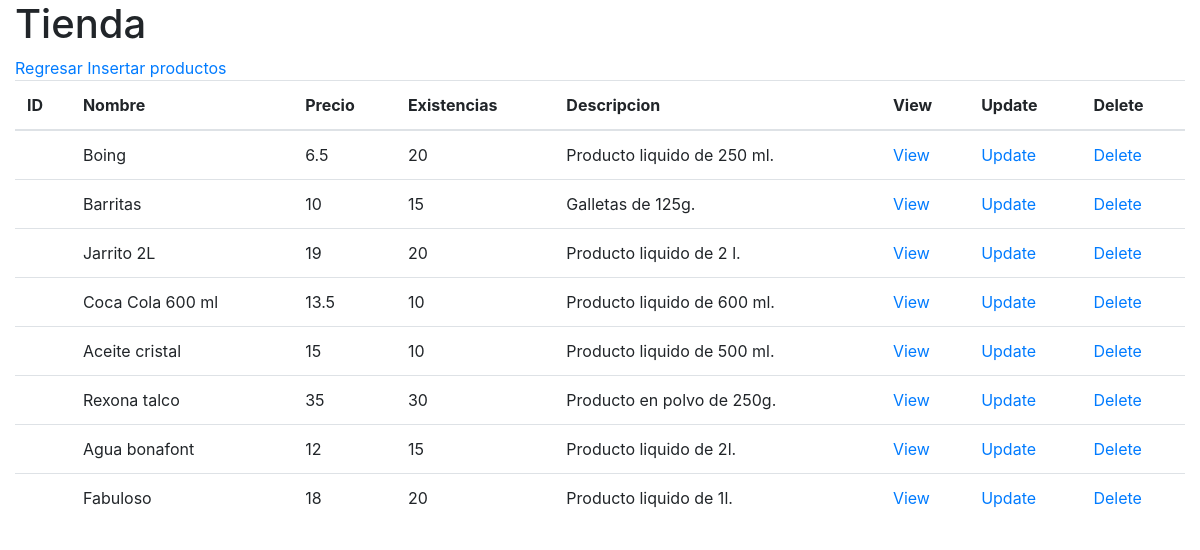
The app's page /productos/index.php, older data.
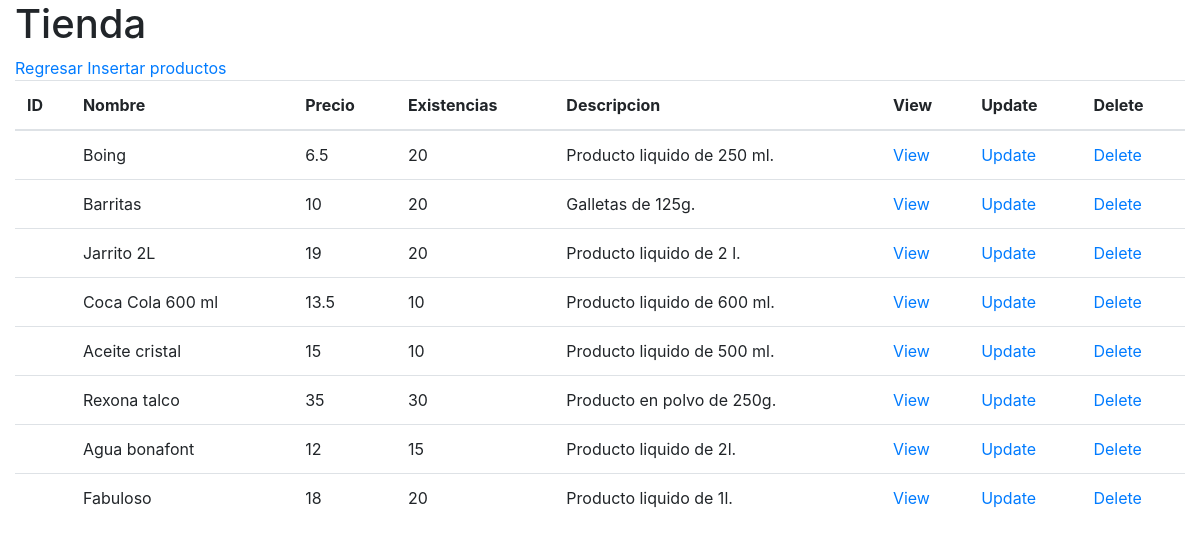
The same page, newer data.
### tables this page shows
CREATE TABLE producto(
       id_producto integer  primary key AUTOINCREMENT,
       nombre varchar(100) not null,
       precio_venta decimal(11,2) not null,
       existencias integer not null,
       descripcion varchar(256) null
);

### productos/db/db_list.php (the view)
<?php
    $db = new SQLite3("../tienda.db");
    $resultado = $db->query("SELECT * from producto;");
    $table = "
        <table class='table'>
            <thead>
            <tr>
                <th>ID</th>
                <th>Nombre</th>
                <th>Precio</th>
                <th>Existencias</th>
                <th>Descripcion</th>
                <th>View</th>
                <th>Update</th>
                <th>Delete</th>
            </tr>
            </thead>
            ";
    print($table);
    while ($row = $resultado->fetchArray()) {
        $id_producto = $row['id_producto'];
        $nombre = $row['nombre'];
        $precio_venta = $row['precio_venta'];
        $existencias = $row['existencias'];
        $descripcion = $row['descripcion'];
        $table = "
            <tr>
                <td>$id_persona</td>
                <td>$nombre</td>
                <td>$precio_venta</td>
                <td>$existencias</td>
                <td>$descripcion</td>
                <td><a href='view.php?id_producto=$id_producto'>View</a></td>
                <td><a href='update.php?id_producto=$id_producto'>Update</a></td>
                <td><a href='delete.php?id_producto=$id_producto'>Delete</a></td>
            </tr>
        ";
        print($table);
    }
    print("</table>");
?>

Row changes from the older to the newer data that the page shows:
changed producto "Barritas": existencias "15" → "20"
